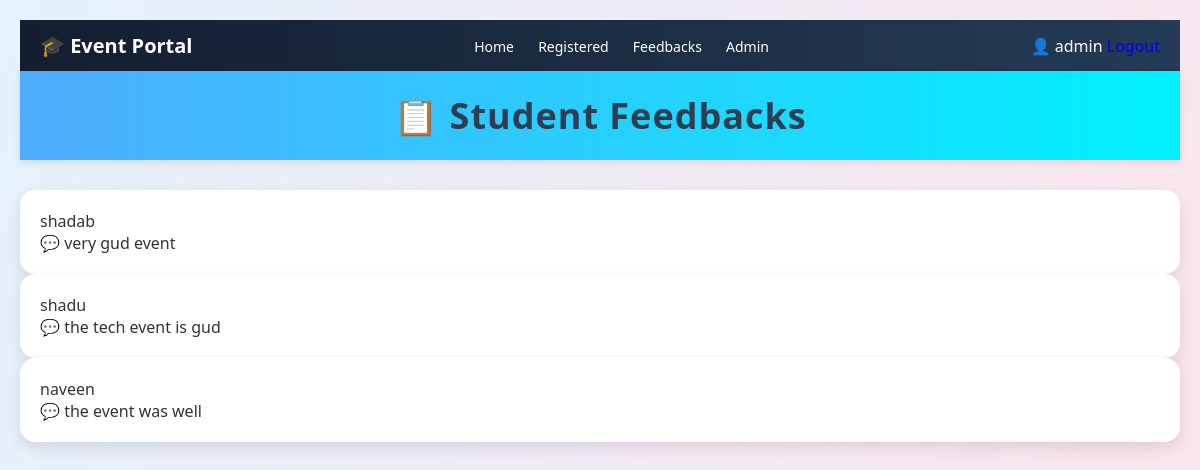
The page /view-feedback/ (signed in) on the database its author committed.
### events/models.py (models this page shows, shortened)
class Feedback(models.Model):
    student_name = models.CharField(max_length=100)
    message = models.TextField()

### events/views.py (the view)
# urls.py: path('view-feedback/', views.view_feedbacks, name='view_feedbacks'),
@login_required
def view_feedbacks(request):
    if not is_admin(request.user):
        return redirect('home')
    feedbacks = Feedback.objects.all()
    return render(request, 'events/view_feedbacks.html', {
        'feedbacks': feedbacks
    })

### events/views.py (called while the page is built)
def is_admin(user):
    if user.is_superuser:
        return True
    return hasattr(user, 'userprofile') and user.userprofile.role == 'admin'

### events/templates/events/view_feedbacks.html (shortened to what this page needs)
{% load static %}
<!DOCTYPE html>
<html>
<head>
    <link rel="stylesheet" href="{% static 'events/style.css' %}">
</head>
<body>
<div class="navbar">
    <div class="logo">
        🎓 Event Portal
    </div>
    <div class="nav-links">
        <a href="/">Home</a>
        <a href="/registered/">Registered</a>
        <a href="/view-feedback/">Feedbacks</a>
        <a href="/admin/">Admin</a>
    </div>
    <div class="user-info">
        👤 {{ request.user.username }}
        <a href="{% url 'logout' %}">
            Logout
        </a>
    </div>
</div>
<h1 class="main-title">
    📋 Student Feedbacks
</h1>
<div class="events-container">
{% for feedback in feedbacks %}
    <div class="event-card">
        <div class="event-title">
            {{ feedback.student_name }}
        </div>
        <div class="event-info">
            💬 {{ feedback.message }}
        </div>
    </div>
{% empty %}
    <div class="event-card">
        <div class="event-info">
            No feedbacks available
        </div>
    </div>
{% endfor %}
</div>
</body>
</html>

### events/static/events/style.css (style rules this page uses)
* { margin: 0; padding: 0; box-sizing: border-box; }
body { font-family: 'Segoe UI', Tahoma, Geneva, Verdana, sans-serif; background: linear-gradient(120deg, #f6f9fc, #e9f2ff); color: #333; }
h1 { text-align: center; background: linear-gradient(90deg, #4facfe, #00f2fe); color: white; padding: 20px; font-size: 28px; letter-spacing: 1px; box-shadow: 0 2px 8px rgba(0,0,0,0.1); }
a { text-decoration: none; }
.navbar { display: flex; justify-content: space-between; align-items: center; background: linear-gradient(90deg, #141e30, #243b55); padding: 12px 20px; color: white; }
.logo { font-size: 20px; font-weight: bold; }
.nav-links a { color: white; margin-left: 20px; text-decoration: none; font-size: 14px; transition: 0.3s; }
body { font-family: 'Segoe UI', sans-serif; background: linear-gradient(120deg, #e3f2fd, #fce4ec); color: #333; padding: 20px; }
h1 { text-align: center; margin-bottom: 30px; font-size: 36px; color: #2c3e50; }
.event-card { background: #ffffff; padding: 20px; border-radius: 15px; box-shadow: 0 6px 15px rgba(0,0,0,0.1); transition: 0.3s; }

### rows shown on the page
Feedback: student_name "shadab", message "very gud event"
Feedback: student_name "shadu", message "the tech event is gud"
Feedback: student_name "naveen", message "the event was well"

### other values the page prints
{{ request.user.username }} "admin"
